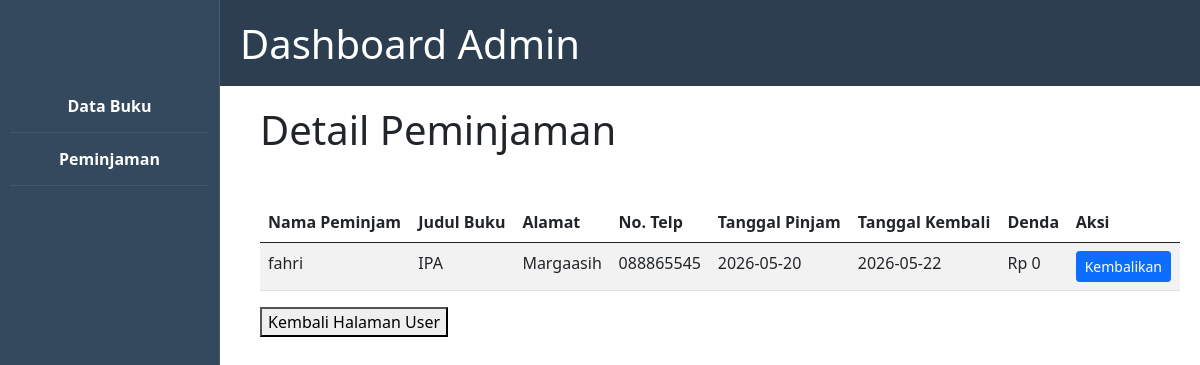
The app's page /assets/admin/peminjaman.php with its own data.
### tables this page shows
CREATE TABLE `tdetail_pinjam` (
  `id_detail` int(11) NOT NULL,
  `id_pinjam` int(11) NOT NULL,
  `id_buku` int(11) NOT NULL,
  `tanggal_kembali` date DEFAULT NULL,
  `denda` int(11) NOT NULL
);

CREATE TABLE `tpeminjaman` (
  `id_pinjam` int(11) NOT NULL,
  `nama` varchar(250) NOT NULL,
  `Alamat` text NOT NULL,
  `Telp` varchar(20) NOT NULL,
  `tanggal_pinjam` date NOT NULL
);

CREATE TABLE `tbuku` (
  `id_buku` int(11) NOT NULL,
  `judul` varchar(50) NOT NULL,
  `penulis` varchar(50) NOT NULL,
  `status` varchar(50) NOT NULL DEFAULT 'Tersedia',
  `stok` int(11) NOT NULL,
  `gambar` varchar(255) NOT NULL
);

### assets/admin/peminjaman.php (the view, shortened to what this page needs)
<?php
include "../config/koneksi.php"
?>
<!DOCTYPE html>
<html lang="en">
<head>
    <link rel="stylesheet" href="../bootstrap-5.0.2-dist/css/style2.css">
    <link rel="stylesheet" href="../bootstrap-5.0.2-dist/css/bootstrap.min.css">
</head>
<body class="admin-page">
    <header>
        <h1>Dashboard Admin</h1>
    </header>
    <nav class="sidebar">
        <a href="admin.php">Data Buku</a>
        <a href="#">Peminjaman</a>
    </nav>
    <main class="admin-content">
        <div class="detail">
            <div class="judul">
                <h1>Detail Peminjaman</h1>
            </div>
        <table class="table table-striped table-hover mt-5">
            <thead>
                <tr>
                    <th>Nama Peminjam</th>
                    <th>Judul Buku</th>
                    <th>Alamat</th>
                    <th>No. Telp</th>
                    <th>Tanggal Pinjam</th>
                    <th>Tanggal Kembali</th>
                    <th>Denda</th>
                    <th>Aksi</th>
                </tr>
            </thead>
            <tbody>
                <?php
                $query = "SELECT tpeminjaman.id_pinjam, tbuku.id_buku, tpeminjaman.nama AS nama_peminjam, tbuku.judul AS judul_buku, tpeminjaman.tanggal_pinjam AS tgl_pinjam, tdetail_pinjam.tanggal_kembali AS tgl_kembali, tpeminjaman.Alamat, tpeminjaman.Telp
                FROM tpeminjaman
                INNER JOIN tdetail_pinjam ON tdetail_pinjam.id_pinjam = tpeminjaman.id_pinjam
                INNER JOIN tbuku ON tdetail_pinjam.id_buku = tbuku.id_buku";
                $result = mysqli_query($koneksi, $query);
                while($data = mysqli_fetch_assoc($result)){
                    $tgl1 = strtotime($data['tgl_pinjam']);
                    $tgl2 = strtotime($data['tgl_kembali']);
                    $jarak = $tgl2 - $tgl1;
                    $selisih_hari = $jarak / 60 / 60 / 24;
                    $terlambat = $selisih_hari - 3;
                    if ($terlambat > 0) {
                        $total_denda = $terlambat * 2000;
                    } else {
                        $total_denda = 0;
                    }
                ?>
                <tr>
                    <td><?=$data['nama_peminjam']?></td>
                    <td><?=$data['judul_buku']?></td>
                    <td><?=$data['Alamat']?></td>
                    <td><?=$data['Telp']?></td>
                    <td><?=$data['tgl_pinjam']?></td>
                    <td><?=$data['tgl_kembali']?></td>
                    <td>
                        Rp <?=$total_denda?>
                    </td>
                    <td>
                        <button class="btn btn-primary btn-sm" data-bs-toggle="modal" data-bs-target='#modal_pinjam<?=$data['id_pinjam']?>'>Kembalikan</button>
                    </td>
                </tr>
                <?php
                }
                ?>
            </tbody>
        </table>
    </div>
    <div class="btn-keluar">
        <a href="../user/beranda.php">
            <button>Kembali Halaman User</button></a>
    </div>
</body>
</html>

### records on screen
tdetail_pinjam: id_pinjam.nama "fahri", id_buku.judul "IPA", id_pinjam.Alamat "Margaasih", id_pinjam.Telp "088865545", id_pinjam.tanggal_pinjam "2026-05-20", tanggal_kembali "2026-05-22", tanggal_kembali.tanggal_pinjam "0"
